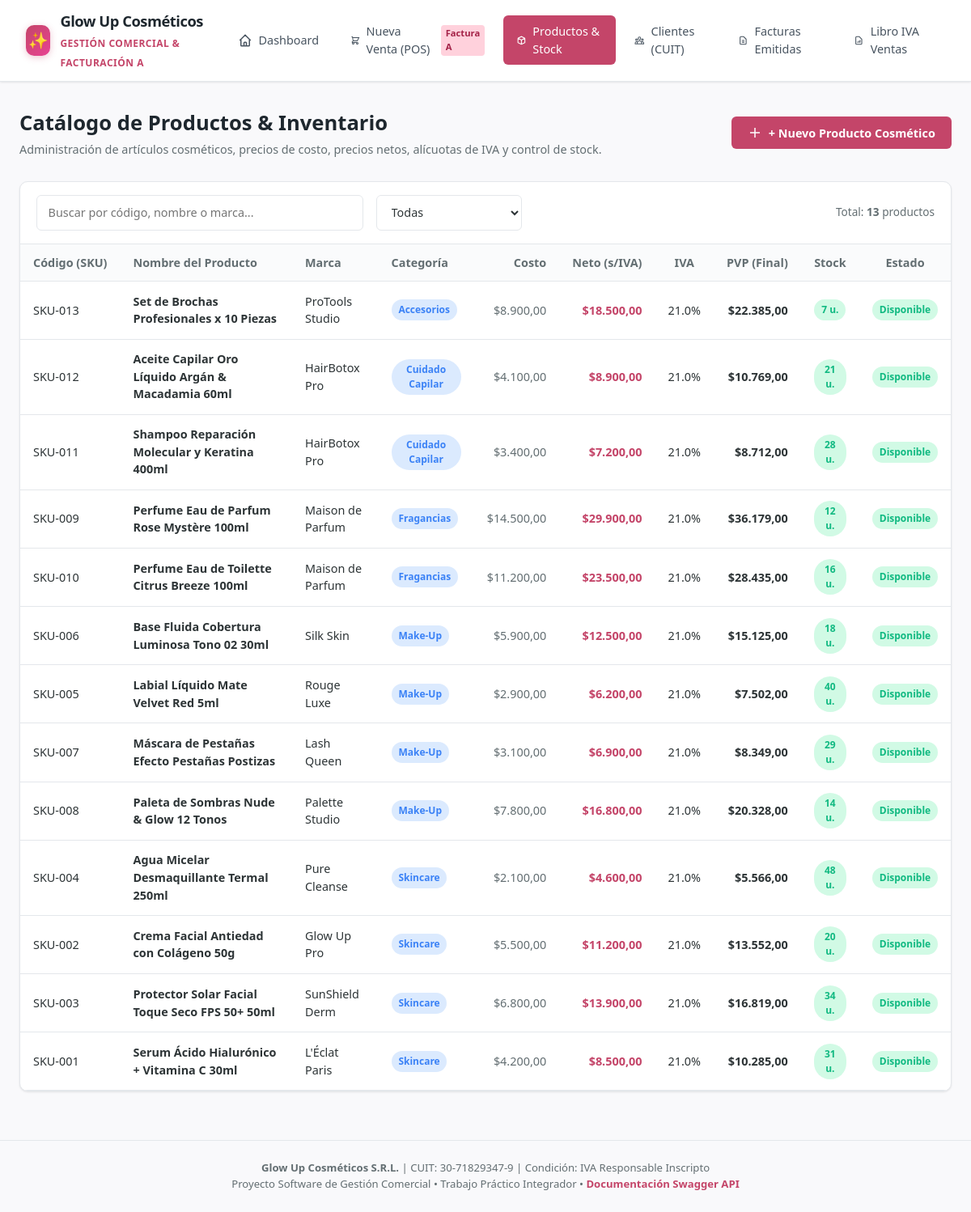
The page /productos on the database its author committed.
### tables this page shows
CREATE TABLE productos (
        id INTEGER PRIMARY KEY AUTOINCREMENT,
        codigo TEXT UNIQUE NOT NULL,
        nombre TEXT NOT NULL,
        marca TEXT,
        categoria TEXT NOT NULL,
        descripcion TEXT,
        precio_costo REAL NOT NULL,
        precio_neto REAL NOT NULL,
        alicuota_iva REAL DEFAULT 21.0,
        stock_actual INTEGER NOT NULL DEFAULT 0,
        stock_minimo INTEGER NOT NULL DEFAULT 5,
        activo INTEGER DEFAULT 1,
        created_at TIMESTAMP DEFAULT CURRENT_TIMESTAMP
    );

### routes/views.py (the view)
@router.get("/productos", response_class=HTMLResponse)
def view_productos(request: Request):
    conn = get_db_connection()
    cursor = conn.cursor()
    cursor.execute("SELECT * FROM productos WHERE activo = 1 ORDER BY categoria, nombre")
    productos = [dict(r) for r in cursor.fetchall()]
    cursor.execute("SELECT DISTINCT categoria FROM productos WHERE activo = 1 ORDER BY categoria")
    categorias = [r[0] for r in cursor.fetchall()]
    conn.close()
    return templates.TemplateResponse(
        request=request,
        name="productos.html",
        context={
            "empresa": EMPRESA,
            "productos": productos,
            "categorias": categorias,
            "active_page": "productos"
        }
    )

### templates/productos.html (shortened to what this page needs)
{% extends "base.html" %}
{% block content %}
<div class="page-header">
  <div>
    <h2>Catálogo de Productos & Inventario</h2>
    <p>Administración de artículos cosméticos, precios de costo, precios netos, alícuotas de IVA y control de stock.</p>
  </div>
  <button type="button" class="btn btn-primary" onclick="abrirModalNuevoProducto()">
    <svg width="18" height="18" fill="none" stroke="currentColor" stroke-width="2" viewBox="0 0 24 24"><path d="M12 4v16m8-8H4"/></svg>
    + Nuevo Producto Cosmético
  </button>
</div>
<div class="card">
  <div class="card-header">
    <div style="display: flex; gap: 1rem; flex: 1; max-width: 600px;">
      <input type="text" id="buscadorTablaProductos" class="form-control" placeholder="Buscar por código, nombre o marca..." oninput="filtrarTablaProductos()">
      <select id="filtroCategoriaTabla" class="form-select" style="max-width: 180px;" onchange="filtrarTablaProductos()">
        <option value="Todas">Todas</option>
      </select>
    </div>
    <div style="font-size: 0.85rem; color: var(--text-muted);">
      Total: <strong>{{ productos|length }}</strong> productos
    </div>
  </div>
  <div class="table-responsive">
    <table id="tablaProductos">
      <thead>
        <tr>
          <th>Código (SKU)</th>
          <th>Nombre del Producto</th>
          <th>Marca</th>
          <th>Categoría</th>
          <th style="text-align: right;">Costo</th>
          <th style="text-align: right;">Neto (s/IVA)</th>
          <th style="text-align: center;">IVA</th>
          <th style="text-align: right;">PVP (Final)</th>
          <th style="text-align: center;">Stock</th>
          <th style="text-align: center;">Estado</th>
        </tr>
      </thead>
      <tbody>
        {% for p in productos %}
        {% set pvp = p.precio_neto * (1 + p.alicuota_iva / 100) %}
        <tr class="fila-producto" data-categoria="{{ p.categoria }}">
          <td><code>{{ p.codigo }}</code></td>
          <td><strong>{{ p.nombre }}</strong></td>
          <td>{{ p.marca }}</td>
          <td><span class="badge badge-info">{{ p.categoria }}</span></td>
          <td style="text-align: right; color: var(--text-muted);">${{ "{:,.2f}".format(p.precio_costo).replace(",", "X").replace(".", ",").replace("X", ".") }}</td>
          <td style="text-align: right; font-weight: 600; color: var(--primary);">${{ "{:,.2f}".format(p.precio_neto).replace(",", "X").replace(".", ",").replace("X", ".") }}</td>
          <td style="text-align: center;">{{ p.alicuota_iva }}%</td>
          <td style="text-align: right; font-weight: 700;">${{ "{:,.2f}".format(pvp).replace(",", "X").replace(".", ",").replace("X", ".") }}</td>
          <td style="text-align: center;">
            <span class="badge {% if p.stock_actual <= p.stock_minimo %}badge-danger{% else %}badge-success{% endif %}">
              {{ p.stock_actual }} u.
            </span>
          </td>
          <td style="text-align: center;">
            {% if p.stock_actual <= p.stock_minimo %}
            <span class="badge badge-warning">Stock Crítico</span>
            {% else %}
            <span class="badge badge-success">Disponible</span>
            {% endif %}
          </td>
        </tr>
        {% endfor %}
      </tbody>
    </table>
  </div>
</div>
{% endblock %}

### static/css/style.css (style rules this page uses)
:root { --primary: #c44569; --primary-light: #f8e1e7; --primary-hover: #b03557; --secondary: #cf8a4f; --dark: #1e272e; --slate: #485460; --bg: #f9f9fb; --surface: #ffffff; --border: #e4e7eb; --text: #2d3436; --text-muted: #636e72; --success: #10b981; --success-bg: #d1fae5; --warning: #f59e0b; --warning-bg: #fef3c7; --danger: #ef4444; --danger-bg: #fee2e2; --info: #3b82f6; --info-bg: #dbeafe; --shadow-sm: 0 1px 3px rgba(0,0,0,0.06), 0 1px 2px rgba(0,0,0,0.04); --shadow-md: 0 4px 6px -1px rgba(0,0,0,0.07), 0 2px 4px -1px rgba(0,0,0,0.04); --shadow-lg: 0 10px 15px -3px rgba(0,0,0,0.08), 0 4px 6px -2px rgba(0,0,0,0.03); --radius-sm: 6px; --radius: 10px; --radius-lg: 16px; }
* { box-sizing: border-box; margin: 0; padding: 0; font-family: 'Segoe UI', system-ui, -apple-system, BlinkMacSystemFont, Roboto, sans-serif; }
body { background-color: var(--bg); color: var(--text); line-height: 1.5; min-height: 100vh; display: flex; flex-direction: column; }
.page-header { display: flex; justify-content: space-between; align-items: center; margin-bottom: 1.75rem; flex-wrap: wrap; gap: 1rem; }
.page-header h2 { font-size: 1.6rem; font-weight: 700; color: var(--dark); }
.page-header p { color: var(--text-muted); font-size: 0.9rem; margin-top: 0.2rem; }
.btn { display: inline-flex; align-items: center; justify-content: center; gap: 0.5rem; padding: 0.6rem 1.2rem; border-radius: var(--radius-sm); font-size: 0.9rem; font-weight: 600; cursor: pointer; border: 1px solid transparent; transition: all 0.2s; text-decoration: none; }
.btn-primary { background-color: var(--primary); color: white; }
.card { background-color: var(--surface); border: 1px solid var(--border); border-radius: var(--radius); box-shadow: var(--shadow-sm); margin-bottom: 1.75rem; overflow: hidden; }
.card-header { padding: 1rem 1.25rem; border-bottom: 1px solid var(--border); display: flex; justify-content: space-between; align-items: center; }
.table-responsive { overflow-x: auto; }
table { width: 100%; border-collapse: collapse; text-align: left; font-size: 0.9rem; }
thead th { background-color: #fafbfc; color: var(--text-muted); font-weight: 600; padding: 0.75rem 1rem; border-bottom: 1px solid var(--border); white-space: nowrap; }
tbody td { padding: 0.85rem 1rem; border-bottom: 1px solid var(--border); color: var(--text); vertical-align: middle; }
.badge { display: inline-block; padding: 0.25rem 0.55rem; border-radius: 9999px; font-size: 0.75rem; font-weight: 600; text-align: center; }
.badge-success { background-color: var(--success-bg); color: var(--success); }
.badge-info { background-color: var(--info-bg); color: var(--info); }
.form-control, .form-select { width: 100%; padding: 0.65rem 0.85rem; border: 1px solid var(--border); border-radius: var(--radius-sm); font-size: 0.9rem; color: var(--text); background-color: var(--surface); transition: border-color 0.2s, box-shadow 0.2s; }

### templates/base.html (style rules this page uses)
body { font-family: 'Plus Jakarta Sans', system-ui, sans-serif; }

### rows shown on the page
productos: codigo "SKU-013", nombre "Set de Brochas Profesionales x 10 Piezas", marca "ProTools Studio", categoria "Accesorios", precio_costo "8.900,00", precio_neto "18.500,00", alicuota_iva "21.0", value "22.385,00", stock_actual "7", stock_minimo "Disponible"
productos: codigo "SKU-012", nombre "Aceite Capilar Oro Líquido Argán & Macadamia 60ml", marca "HairBotox Pro", categoria "Cuidado Capilar", precio_costo "4.100,00", precio_neto "8.900,00", alicuota_iva "21.0", value "10.769,00", stock_actual "21", stock_minimo "Disponible"
productos: codigo "SKU-011", nombre "Shampoo Reparación Molecular y Keratina 400ml", marca "HairBotox Pro", categoria "Cuidado Capilar", precio_costo "3.400,00", precio_neto "7.200,00", alicuota_iva "21.0", value "8.712,00", stock_actual "28", stock_minimo "Disponible"
productos: codigo "SKU-009", nombre "Perfume Eau de Parfum Rose Mystère 100ml", marca "Maison de Parfum", categoria "Fragancias", precio_costo "14.500,00", precio_neto "29.900,00", alicuota_iva "21.0", value "36.179,00", stock_actual "12", stock_minimo "Disponible"
productos: codigo "SKU-010", nombre "Perfume Eau de Toilette Citrus Breeze 100ml", marca "Maison de Parfum", categoria "Fragancias", precio_costo "11.200,00", precio_neto "23.500,00", alicuota_iva "21.0", value "28.435,00", stock_actual "16", stock_minimo "Disponible"
productos: codigo "SKU-006", nombre "Base Fluida Cobertura Luminosa Tono 02 30ml", marca "Silk Skin", categoria "Make-Up", precio_costo "5.900,00", precio_neto "12.500,00", alicuota_iva "21.0", value "15.125,00", stock_actual "18", stock_minimo "Disponible"
productos: codigo "SKU-005", nombre "Labial Líquido Mate Velvet Red 5ml", marca "Rouge Luxe", categoria "Make-Up", precio_costo "2.900,00", precio_neto "6.200,00", alicuota_iva "21.0", value "7.502,00", stock_actual "40", stock_minimo "Disponible"
productos: codigo "SKU-007", nombre "Máscara de Pestañas Efecto Pestañas Postizas", marca "Lash Queen", categoria "Make-Up", precio_costo "3.100,00", precio_neto "6.900,00", alicuota_iva "21.0", value "8.349,00", stock_actual "29", stock_minimo "Disponible"
productos: codigo "SKU-008", nombre "Paleta de Sombras Nude & Glow 12 Tonos", marca "Palette Studio", categoria "Make-Up", precio_costo "7.800,00", precio_neto "16.800,00", alicuota_iva "21.0", value "20.328,00", stock_actual "14", stock_minimo "Disponible"
productos: codigo "SKU-004", nombre "Agua Micelar Desmaquillante Termal 250ml", marca "Pure Cleanse", categoria "Skincare", precio_costo "2.100,00", precio_neto "4.600,00", alicuota_iva "21.0", value "5.566,00", stock_actual "48", stock_minimo "Disponible"
productos: codigo "SKU-002", nombre "Crema Facial Antiedad con Colágeno 50g", marca "Glow Up Pro", categoria "Skincare", precio_costo "5.500,00", precio_neto "11.200,00", alicuota_iva "21.0", value "13.552,00", stock_actual "20", stock_minimo "Disponible"
productos: codigo "SKU-003", nombre "Protector Solar Facial Toque Seco FPS 50+ 50ml", marca "SunShield Derm", categoria "Skincare", precio_costo "6.800,00", precio_neto "13.900,00", alicuota_iva "21.0", value "16.819,00", stock_actual "34", stock_minimo "Disponible"
productos: codigo "SKU-001", nombre "Serum Ácido Hialurónico + Vitamina C 30ml", marca "L'Éclat Paris", categoria "Skincare", precio_costo "4.200,00", precio_neto "8.500,00", alicuota_iva "21.0", value "10.285,00", stock_actual "31", stock_minimo "Disponible"

### other values the page prints
{{ productos|length }} "13"
{{ empresa.cuit }} "30-71829347-9"
{{ empresa.condicion_iva }} "IVA Responsable Inscripto"
